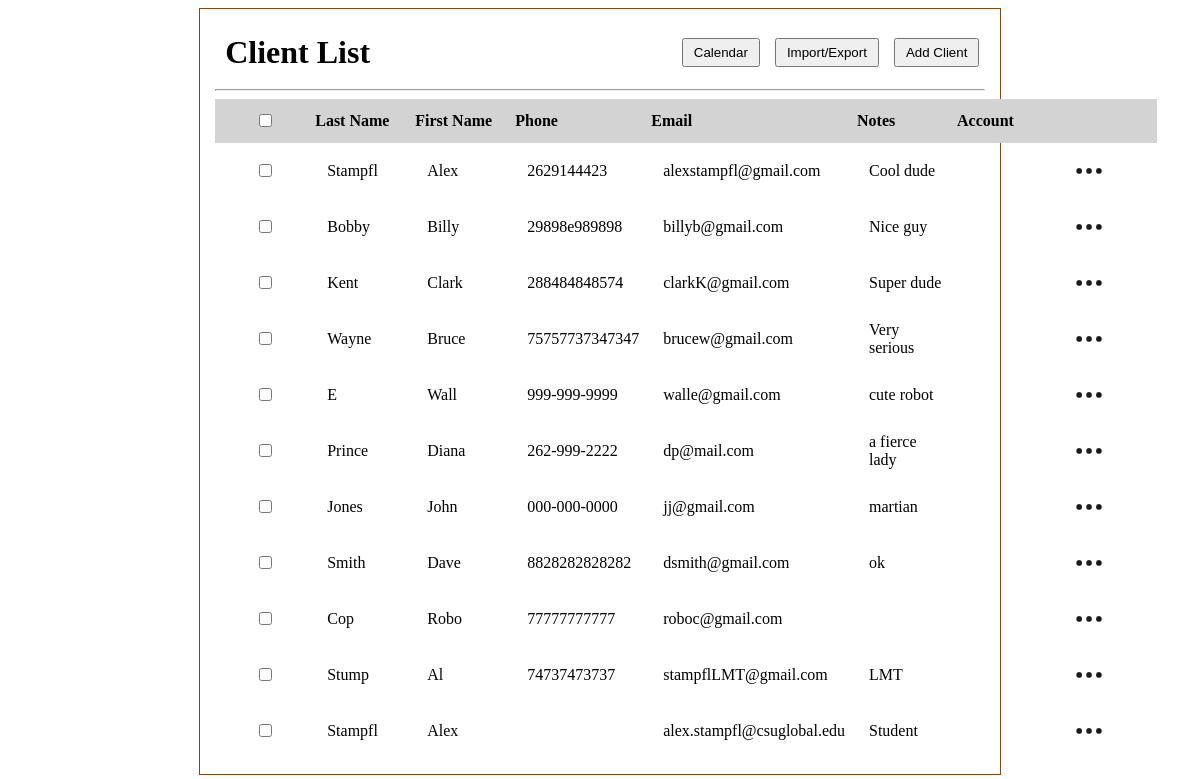
Page /client_list on the earlier database version.
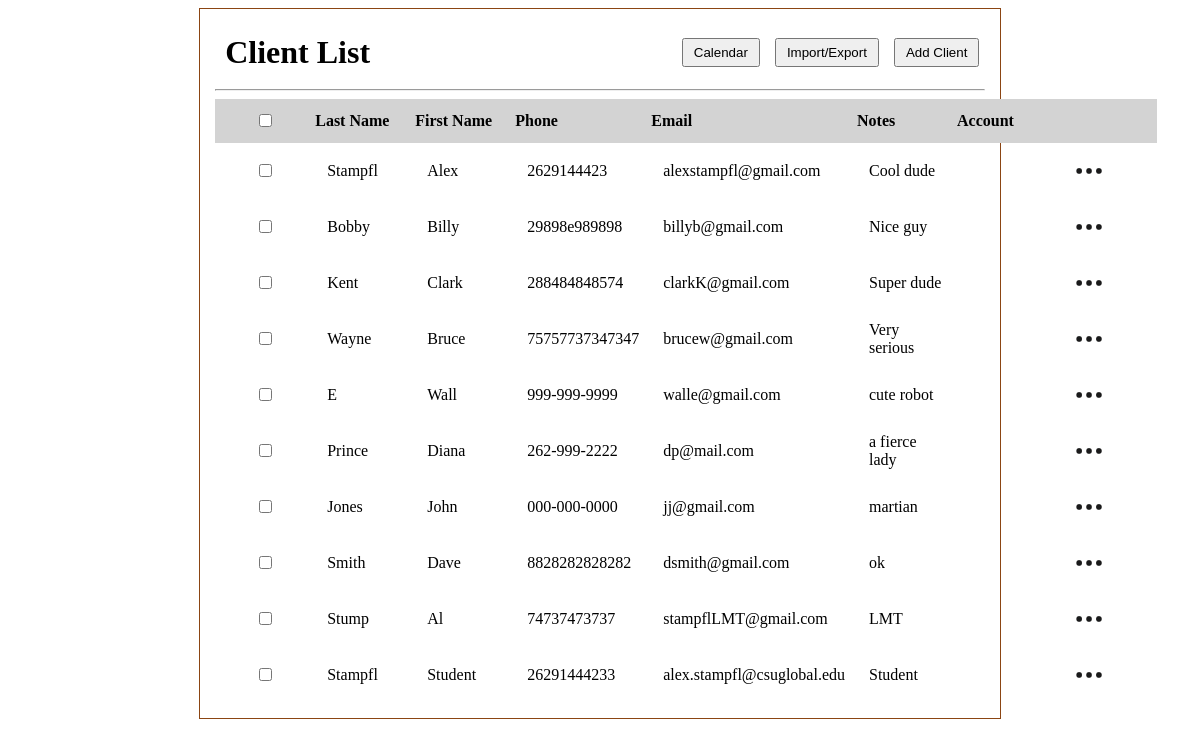
Same page on the later database version.
### tables this page shows
CREATE TABLE clients (
              id INTEGER PRIMARY KEY AUTOINCREMENT,
              first_name TEXT,
              last_name TEXT,
              phone TEXT,
              email TEXT,
              status TEXT
            , client_id INTEGER, notes TEXT);

### app.py (the view)
@app.route('/client_list')
def client_list():
    conn = sqlite3.connect(DB_PATH)  # connects to sqlite database file named client.db, conn is the connection object used to talk to db
    c = conn.cursor() # cursor object lets you execute SQL statements (queries) against db
    c.execute('SELECT * FROM clients')
    clients = c.fetchall() # Fetches all rows that query returned, clients is a list of tuples
    conn.close()
    return render_template('client_list.html', clients=clients)

### templates/client_list.html (shortened to what this page needs)
<!DOCTYPE html>
<html lang="en">
<head>
    <link rel="stylesheet" href="{{ url_for('static', filename = 'main.css') }}">
</head>
<body>
    <div id="client_list">
        <div class="header-row">
            <h1 id="client_list_h1">Client List</h1>
            <div class="header-buttons">
                <button id="go_to_calendar">Calendar</button>
                <button id="export_client_list">Import/Export</button>
                <button id="add_client">Add Client</button>
            </div>
        </div>
        <hr>
        <table>
            <thead>
                <tr id="client_list_headers">
                    <th><input type="checkbox"></th>
                    <th>Last Name</th>
                    <th>First Name</th>
                    <th>Phone</th>
                    <th>Email</th>
                    <th>Notes</th>
                    <th>Account</th>
                    <th></th>
                </tr>
            </thead>
            <tbody id="clientTableBody">
                {% for client in clients %}
                <tr class="client-row" data-id="{{ client[0] }}">
                    <td><input type="checkbox"></td>
                    <td>{{ client[2] if client[2] else "" }}</td>
                    <td>{{ client[1] if client[1] else "" }}</td>
                    <td>{{ client[3] if client[3] else "" }}</td>
                    <td>{{ client[4] if client[4] else "" }}</td>
                    <td>{{ client[7] if client[7] else "" }}</td>
                    <td>{{ client[5] if client[5] else "" }}</td>
                    <td class="menu_cell">
                        <div class="menu-container">
                            <img class="meatballs" src="{{ url_for('static', filename='img/meatball_menu.png') }}"
                                alt="3 dots">
                        </div>
                    </td>
                </tr>
                {% endfor %}
            </tbody>
        </table>
    </div>
</body>
</html>

### static/main.css (style rules this page uses)
#client_list { text-align: center; max-width: 65%; top: 10%; left: 50%; border: 1px solid saddlebrown; height: 100%; margin: 0 auto; padding: 15px; }
table { border-collapse: collapse; width: 100%; }
th, td { padding: 8px 12px; text-align: left; }
#client_list table th:first-child, #client_list table td:first-child { width: 40px; text-align: center; }
table th { padding: 12px 0px 12px 0px; margin: 0 auto; min-width: 100px; text-align: left; }
.header-row { display: flex; justify-content: space-between; align-items: center; width: 98%; padding: 10px; }
.header-buttons { display: flex; gap: 15px; }
#client_list_h1 { display: inline-flex; margin: 0; }
#add_client { padding: 5px 10px; }
#go_to_calendar { padding: 5px 10px; }
#export_client_list { padding: 5px 10px; }
#client_list_headers { background-color: lightgray; }
.menu-container { position: relative; display: inline-block; }
.meatballs { width: 40px; height: 40px; vertical-align: middle; cursor: pointer; }

Differences in the rows shown:
removed clients: last_name "Cop", first_name "Robo", phone "77777777777", email "roboc@gmail.com"
changed clients "Student": first_name "Alex" → "Student"; phone (not shown) → "26291444233"
